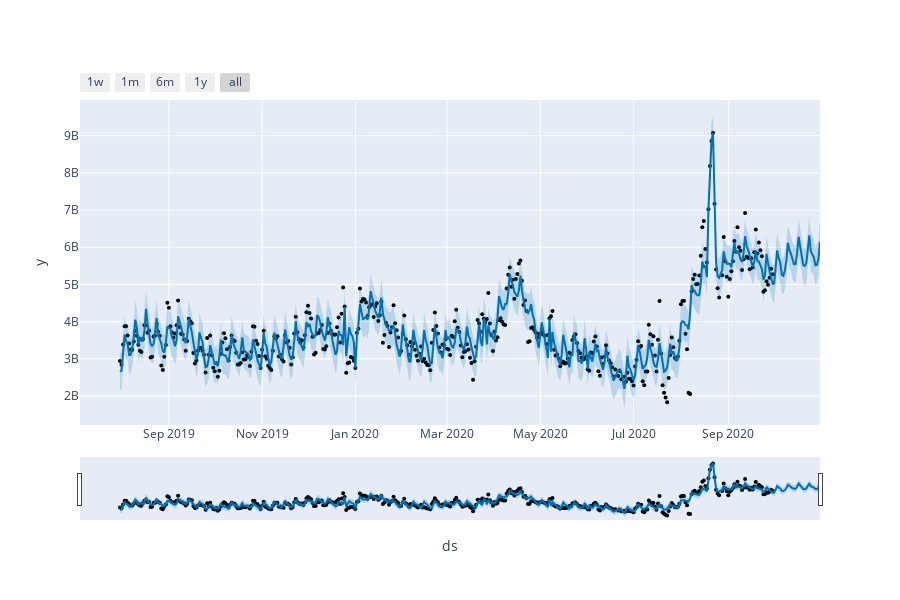

Here is the notebook cell this chart was saved with:
### Code cell
plot_plotly(model_holiday_indo_echannel, forecast_echannel)

### Figure 1 — Plotly figure (JSON) as saved in the notebook; plotly's stock layout.template omitted (floating-point values rounded to 4 significant figures; data arrays with more than 128 entries replaced by an {"elided": "..."} marker saying what was removed)
{"data": [{"marker": {"color": "black", "size": 4}, "mode": "markers", "name": "Actual", "type": "scatter", "x": {"elided": "425 str values"}, "y": {"elided": "425 int values"}}, {"hoverinfo": "skip", "line": {"width": 0}, "mode": "lines", "type": "scatter", "x": {"elided": "456 str values"}, "y": {"elided": "456 float values"}}, {"fill": "tonexty", "fillcolor": "rgba(0, 114, 178, 0.2)", "line": {"color": "#0072B2", "width": 2}, "mode": "lines", "name": "Predicted", "type": "scatter", "x": {"elided": "456 str values"}, "y": {"elided": "456 float values"}}, {"fill": "tonexty", "fillcolor": "rgba(0, 114, 178, 0.2)", "hoverinfo": "skip", "line": {"width": 0}, "mode": "lines", "type": "scatter", "x": {"elided": "456 str values"}, "y": {"elided": "456 float values"}}], "layout": {"height": 600, "showlegend": false, "width": 900, "xaxis": {"rangeselector": {"buttons": [{"count": 7, "label": "1w", "step": "day", "stepmode": "backward"}, {"count": 1, "label": "1m", "step": "month", "stepmode": "backward"}, {"count": 6, "label": "6m", "step": "month", "stepmode": "backward"}, {"count": 1, "label": "1y", "step": "year", "stepmode": "backward"}, {"step": "all"}]}, "rangeslider": {"visible": true}, "title": {"text": "ds"}, "type": "date"}, "yaxis": {"title": {"text": "y"}}}}
